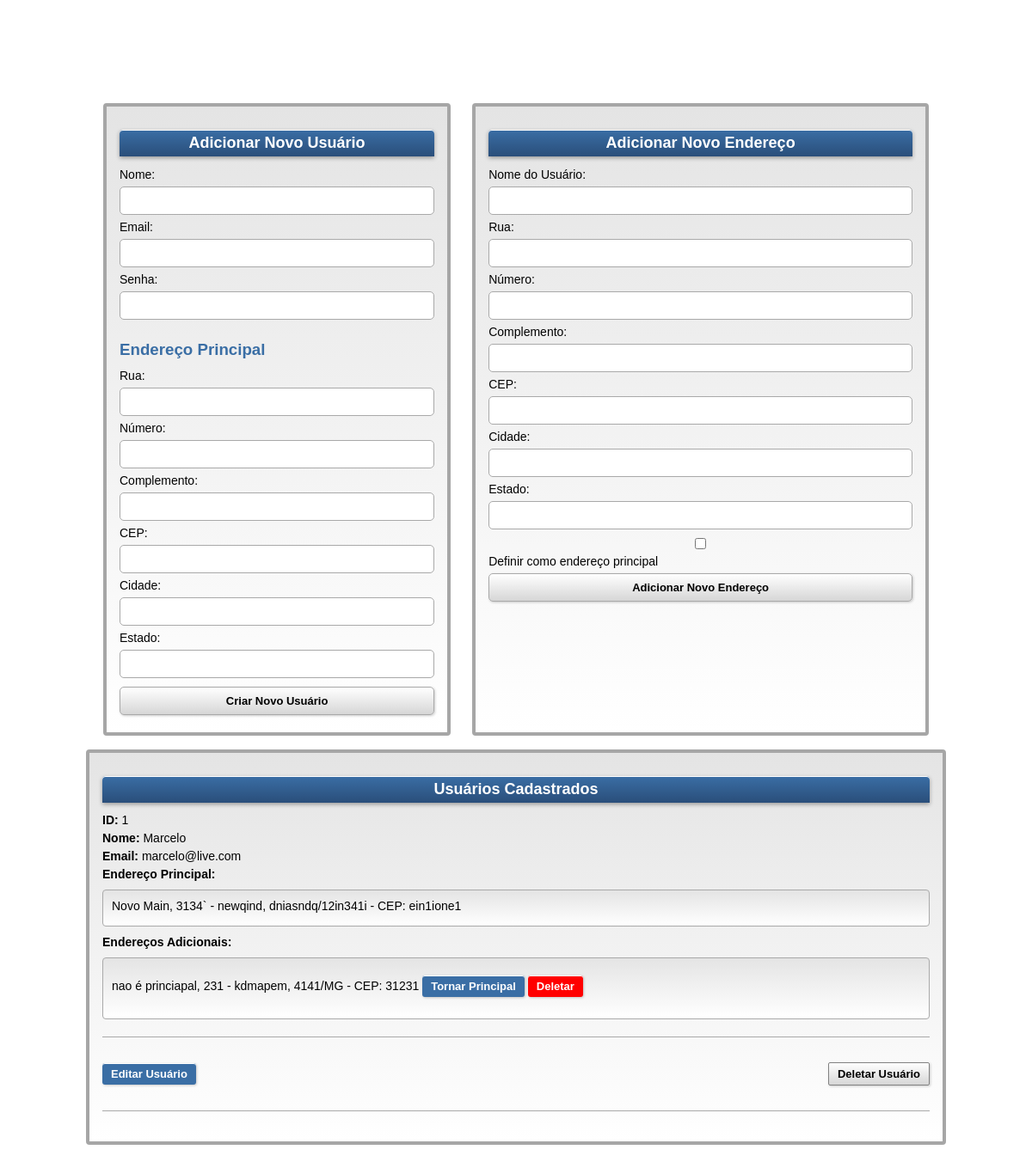
The page / on the database its author committed.
### app.py (models this page shows)
class Users(db.Model):
    id = db.Column(db.Integer, primary_key=True)
    name = db.Column(db.String(80), nullable=False)
    email = db.Column(db.String(120), nullable=False, unique=True)
    password = db.Column(db.String(120), nullable=False)
    street = db.Column(db.String(120), nullable=False)
    number = db.Column(db.String(20), nullable=False)
    complement = db.Column(db.String(120))
    zip_code = db.Column(db.String(20), nullable=False)
    city = db.Column(db.String(120), nullable=False)
    state = db.Column(db.String(120), nullable=False)
    addresses = db.relationship('Addresses', backref='user', lazy=True)

class Addresses(db.Model):
    id = db.Column(db.Integer, primary_key=True)
    street = db.Column(db.String(120), nullable=False)
    number = db.Column(db.String(20), nullable=False)
    complement = db.Column(db.String(120))
    zip_code = db.Column(db.String(20), nullable=False)
    city = db.Column(db.String(120), nullable=False)
    state = db.Column(db.String(120), nullable=False)
    is_main = db.Column(db.Boolean, default=False)
    user_id = db.Column(db.Integer, db.ForeignKey('users.id'), nullable=False)

### app.py (the view)
@app.route('/')
def index():
    users = Users.query.all()
    return render_template('index.html', users=users)

### templates/index.html (shortened to what this page needs)
<!DOCTYPE html>
<html>
  <head>
  </head>
  <body>
    <body>
      <div class="container">
        <form action="/new_user" method="post" id="form">
          <h1>Adicionar Novo Usuário</h1>
          <label for="name">Nome:</label>
          <input type="text" id="name" name="name" required>
          <label for="email">Email:</label>
          <input type="email" id="email" name="email" required>
          <label for="password">Senha:</label>
          <input type="password" id="password" name="password" required>
          <h3>Endereço Principal</h3>
          <label for="street">Rua:</label>
          <input type="text" id="street" name="street" required>
          <label for="number">Número:</label>
          <input type="text" id="number" name="number" required>
          <label for="complement">Complemento:</label>
          <input type="text" id="complement" name="complement">
          <label for="zip_code">CEP:</label>
          <input type="text" id="zip_code" name="zip_code" required>
          <label for="city">Cidade:</label>
          <input type="text" id="city" name="city" required>
          <label for="state">Estado:</label>
          <input type="text" id="state" name="state" required>
          <button class="submit" type="submit">Criar Novo Usuário</button>
        </form>
        <form action="/new_address" method="post" id="form">
          <h1>Adicionar Novo Endereço</h1>
          <label for="name">Nome do Usuário:</label>
          <input type="text" id="name" name="name" required>
          <label for="street">Rua:</label>
          <input type="text" id="street" name="street" required>
          <label for="number">Número:</label>
          <input type="text" id="number" name="number" required>
          <label for="complement">Complemento:</label>
          <input type="text" id="complement" name="complement">
          <label for="zip_code">CEP:</label>
          <input type="text" id="zip_code" name="zip_code" required>
          <label for="city">Cidade:</label>
          <input type="text" id="city" name="city" required>
          <label for="state">Estado:</label>
          <input type="text" id="state" name="state" required>
          <label for="is_main">
            <input type="checkbox" id="is_main" name="is_main"> Definir como endereço principal
          </label>
          <button class="submit" type="submit">Adicionar Novo Endereço</button>
        </form>
      </div>
      <ul>
        <h1>Usuários Cadastrados</h1>
        {% for user in users %}
        <li><strong>ID:</strong> {{ user.id }}</li>
        <li><strong>Nome:</strong> {{ user.name }}</li>
        <li><strong>Email:</strong> {{ user.email }}</li>
        <li><strong>Endereço Principal:</strong></li>
        <ul>
            <li>{{ user.street }}, {{ user.number }} - {{ user.complement or "N/A" }}, {{ user.city }}/{{ user.state }} - CEP: {{ user.zip_code }}</li>
        </ul>
        <li><strong>Endereços Adicionais:</strong></li>
        <ul>
            {% for address in user.addresses if not address.is_main %}
                <li>
                    {{ address.street }}, {{ address.number }} - {{ address.complement or "N/A" }}, {{ address.city }}/{{ address.state }} - CEP: {{ address.zip_code }}
                    <form action="/set_primary_address/{{ address.id }}" method="post" style="display: inline;">
                        <button class="edit-button" type="submit">Tornar Principal</button>
                    </form>
                    <form action="/delete_address/{{ address.id }}" method="post" style="display: inline;">
                        <button class="delete" type="submit">Deletar</button>
                    </form>
                </li>
            {% endfor %}
        </ul>
        <hr>
        <div class="footer-btn">
          <button class="edit-button" onclick="toggleForm('form-user-{{ user.id }}')">Editar Usuário</button>
          <form action="/delete_user/{{ user.id }}" method="post" class="inline-form">
            <button class="delete-button" type="submit">Deletar Usuário</button>
          </form>
        </div>
        <hr>
        {% endfor %}
      </ul>
    </body>
</html>

### templates/index.html (style rules this page uses)
body { font-family: "Tahoma", sans-serif; background-image: url("https://www.windowslatest.com/wp-content/uploads/2024/10/Windows-XP-4K-modified-scaled.jpg"); background-size: cover; background-position: center; background-repeat: no-repeat; margin: 0; padding: 100px; color: #000; }
.container { display: flex; gap: 25px; justify-content: space-between; padding: 20px; border-radius: 8px; }
h1 { font-size: 18px; color: white; background: linear-gradient(to bottom, #3a6ea5, #2a4e7a); padding: 5px 10px; border-radius: 4px 4px 0 0; text-align: center; box-shadow: inset 0 1px #ffffff, 0 2px 5px #00000055; }
h3 { margin-bottom: 10px; color: #3a6ea5; }
#form, ul { background: linear-gradient(to bottom, #e4e4e4, #ffffff); border: 4px solid #a6a6a6; border-radius: 4px; padding: 15px; margin-bottom: -20px; list-style: none; }
label { font-size: 14px; color: #000; }
input, .submit { font-family: "Tahoma", sans-serif; margin: 5px 0; padding: 8px; border: 1px solid #a9a9a9; border-radius: 5px; width: 100%; box-sizing: border-box; }
button { background: linear-gradient(to bottom, #ffffff, #d6d6d6); border: 1px solid #828282; padding: 5px 10px; cursor: pointer; font-size: 13px; font-weight: bold; color: #000; border-radius: 2px; box-shadow: inset 0 1px #ffffff, 1px 1px 3px #00000033; }
li { margin-bottom: 5px; font-size: 14px; }
ul ul { background-color: #f1f1f1; padding: 10px; border: 1px solid #a9a9a9; margin-top: 10px; margin-bottom: 10px; }
hr { border: none; border-top: 1px solid #a9a9a9; margin: 20px 0; }
.delete { background: #ff0000; margin: 10px 0; color: white; border: none; padding: 5px 10px; border-radius: 3px; cursor: pointer; }
.edit-button { margin: 10px 0; background: #3a6ea5; color: white; border: none; padding: 5px 10px; border-radius: 3px; cursor: pointer; }
.footer-btn { display: flex; justify-content: space-between; align-items: center; }

### rows shown on the page
Users: id "1", name "Marcelo", email "marcelo@live.com", street "Novo Main", number "3134`", complement "newqind", city "dniasndq", state "12in341i", zip_code "ein1ione1"
Addresses: street "nao é princiapal", number "231", complement "kdmapem", city "4141", state "MG", zip_code "31231"
